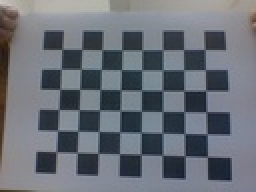
%> input picture Camera calibration/Bouget's method/Data/webcamimage.jpg, 128 x 96 px, shrunk from 640 x 480 before the run (shown 2 times larger)
$ octave --eval "result = ZHANG_function(imread('../../Bouget''s method/Data/webcamimage.jpg'));"   (GNU Octave 9; MATLAB toolbox functions it lacks are replaced by stand-ins)
%> lines starting %> are read from the running program, lines starting %| are printed output that depends on the picture; in (x1, y1, x2, y2) boxes, pixels count from 0 and x2, y2 are one past the last pixel; in counts of white or black regions, pixels touching at a corner belong together; the program's own positions count from 1
function [ZHANG] = ZHANG_function(I)
BW = not(im2bw(I));
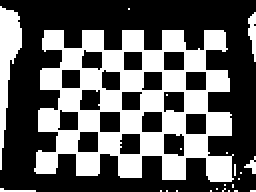
%> BW: size 96x128 logical (shown 2 times larger); 38.2% white; 23 white regions (18 under 20 px), largest, box (x1, y1, x2, y2) and area: (17, 15, 117, 91) 4144, (0, 3, 11, 85) 419, (124, 6, 128, 31) 63, (122, 78, 128, 87) 24, (0, 94, 18, 96) 20
imshow(not(BW),[]);
figure;
continue_it = 1;
while continue_it
BW_old=BW;
BW_del=zeros(size(BW));
for i=2:size(BW,1)-1
    for j = 2:size(BW,2)-1
        P = [BW(i,j) BW(i-1,j) BW(i-1,j+1) BW(i,j+1) BW(i+1,j+1) BW(i+1,j) BW(i+1,j-1) BW(i,j-1) BW(i-1,j-1) BW(i-1,j)];
        if P(2)*P(4)*P(6)==0 && P(4)*P(6)*P(8)==0 && sum(P(2:end-1))<=6 && sum(P(2:end-1)) >=2
            A = 0;
            for k = 2:size(P(:),1)-1
                if P(k) == 0 && P(k+1)==1
                    A = A+1;
                end%if
            end%for
            if (A==1)
                BW_del(i,j)=1;
            end%if
        end%if
    end%for
end%for

BW(find(BW_del==1))=0;

for i=2:size(BW,1)-1
    for j = 2:size(BW,2)-1
        P = [BW(i,j) BW(i-1,j) BW(i-1,j+1) BW(i,j+1) BW(i+1,j+1) BW(i+1,j) BW(i+1,j-1) BW(i,j-1) BW(i-1,j-1) BW(i-1,j)];
        if P(2)*P(4)*P(8)==0 && P(2)*P(6)*P(8)==0 && sum(P(2:end-1))<=6 && sum(P(2:end-1)) >=2
            A = 0;
            for k = 2:size(P(:),1)-1
                if P(k) == 0 && P(k+1)==1
                    A = A+1;
                end%if
            end%for
            if (A==1)
                BW_del(i,j)=1;
            end%if
        end%if
    end%for
end%for

BW(find(BW_del==1))=0;

if prod(BW_old(:)==BW(:))
   continue_it=0;
end%if

end%while
%> this loop made 10 passes
%> pass 2, in ZHANG_function, `BW_old=BW;`:
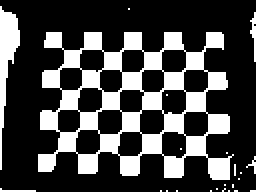
%> BW_old: size 96x128 logical (shown 2 times larger); 27.4% white; 23 white regions (20 under 20 px), largest, box (x1, y1, x2, y2) and area: (19, 16, 117, 90) 2930, (0, 3, 10, 85) 336, (125, 6, 128, 31) 37
%> pass 3, in ZHANG_function, `BW_old=BW;`:
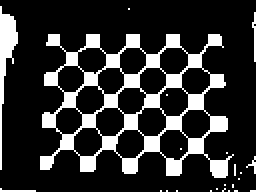
%> BW_old: size 96x128 logical (shown 2 times larger); 19% white; 23 white regions (20 under 20 px), largest, box (x1, y1, x2, y2) and area: (20, 17, 117, 89) 1981, (0, 3, 9, 85) 262, (126, 6, 128, 31) 27
%> after the loop:
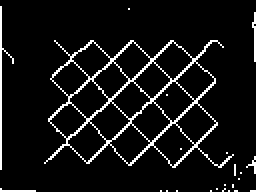
%> BW: size 96x128 logical (shown 2 times larger); 7.5% white in thin lines or dots
%> after the loop:
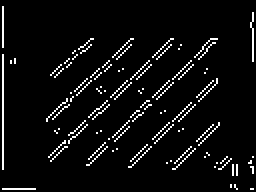
%> BW_del: size 96x128 double (shown 2 times larger); values 0 (black) and 1 (white), 5.4% white in thin lines or dots
%> after the loop, A = 1; continue_it = 0
imshow(not(BW),[])


end
%> (the run ends here)
